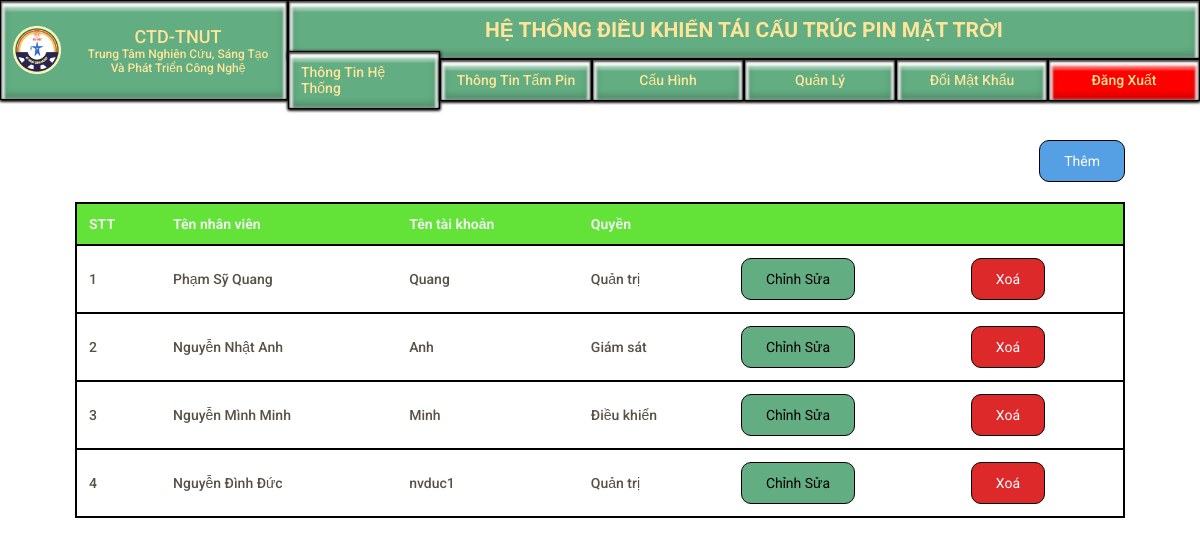
Page /manager_HTML/ (signed in) on the committed database.
### Show/models.py (models this page shows)
class Manager_Model(models.Model):
    Jurisdiction_choices = [
        ("Giám sát", "Giám sát"),
        ("Quản trị", "Quản trị"),
        ("Điều khiển", "Điều khiển")
    ]
    Name = models.CharField(max_length=255)
    userName = models.CharField(max_length=255)
    Password = models.CharField(max_length=255)
    Jurisdiction = models.CharField(choices=Jurisdiction_choices, max_length=20)

### Show/views.py (the view, shortened to what this page needs)
# urls.py: path('manager_HTML/', manager_HTML, name='manager_HTML'),
def manager_HTML(request):
    user_ = Manager_Model.objects.all()
    user = request.user  # Lấy giá trị user từ request
    filtered_data = Manager_Model.objects.all().filter(userName=user)
    return render(request, 'manager.html', {'user_list': user_, 'filter':filtered_data})

### templates/manager.html (shortened to what this page needs)
{% extends "base.html" %}
{% load static %}
{% block content %}
    <content class="content">
        <section class="add">
			<div class="inner">
				<button class="btn btn_add" data-bs-toggle="modal" data-bs-target="#add">
					Thêm
				</button>
			</div>
		</section>
        <section class="content__1">
            <div class="inner">
                <table class="user__table">
                    <tr class="user__th">
                        <th>STT</th>
                        <th>Tên nhân viên</th>
                        <th>Tên tài khoản</th>
                        <th>Quyền</th>
                        <th></th>
                        <th></th>
                    </tr>
                    {% for show in user_list %}
                        <tr>
                                <td>{{forloop.counter}}</td>
                                <td>{{show.Name}}</td>
                                <td>{{show.userName}}</td>
                                <td>{{show.Jurisdiction}}</td>
                                <td>
                                    <button class="btn btn_change" data-bs-toggle="modal" data-bs-target="#change__{{show.id}}">chỉnh sửa</button>
                                </td>
                                <td>
                                    <button class="btn btn_del" data-bs-toggle="modal" data-bs-target="#del__{{show.id}}">Xoá</button>
                                </td>
                        </tr>
                    {% endfor %}
                </table>
            </div>
        </section>
    </content>
{% endblock content %}

### templates/base.html (shortened to what this page needs)
{% load static %}
<!DOCTYPE html>
<html lang="en">
<head>
    <link rel="stylesheet" href="{% static "css/styte.css" %}">
    <link rel="stylesheet" href="{% static "css/boostrap.css" %}">
</head>
<body>
	{% if user.is_authenticated %}
		<header class="header dflex dflex__ct dflex__ct__ct">
			<div class="header__logo ">
				<a href="{% url 'index_HTML' %}" class="dflex dflex__ct dflex__ct__ct btn btn__nav__header" >
					<img class="logo__header" src="{% static "img/logo.png" %}" alt="">
					<span class="header__logo__title dflex dflex__ct dflex__column dflex__ct__ct">
						<span class="title__f18">
							CTD-TNUT
						</span>
						<span class="title__f12 text__ct">
							Trung tâm nghiên cứu, sáng tạo và phát triển công nghệ
						</span>
					</span>
				</a>
			</div>
			<div class="header__nav dflex dflex__ct dflex__ct__ct dflex__column">
				<div class="header__title dflex dflex__ct dflex__ct__ct dflex__column btn btn__nav__header">
					<h2 class="text__ct">HỆ THỐNG ĐIỀU KHIỂN TÁI CẤU TRÚC PIN MẶT TRỜI</h2>
				</div>
				<nav class="header__nav__list dflex__ct dflex__ct__ct">
					<div class="dflex dflex__ct dflex__ct__ct">
						<div class="header__nav__item">
							<a href="{% url 'index_HTML' %}" class="btn btn__nav__header btn__nav__item dflex dflex__ct__ct">
								Thông tin hệ thống
							</a>
						</div>
						<div class="header__nav__item">
							<a href="{% url 'solars_HTML' %}" class="btn btn__nav__header btn__nav__item dflex dflex__ct__ct">
								Thông tin tấm pin
							</a>
						</div>
						<div class="header__nav__item" id="config_1">
							<a href="{% url 'configuration_HTML' %}" class="btn btn__nav__header btn__nav__item dflex dflex__ct__ct">
								Cấu hình
							</a>
						</div>
						<div class="header__nav__item" id="manager_1">
							<a href="{% url 'manager_HTML' %}" class="btn btn__nav__header btn__nav__item dflex dflex__ct__ct">
								Quản lý
							</a>
						</div>
						<div class="header__nav__item">
							<a href="{% url 'changepass_HTML' %}" class="btn btn__nav__header btn__nav__item dflex dflex__ct__ct">
								Đổi mật khẩu
							</a>
						</div>
						<div class="header__nav__item">
							<a href="{% url 'Logout' %}" class="btn btn__nav__header btn__nav__item dflex dflex__ct__ct btn__nav__lo">
								Đăng xuất
							</a>
						</div>
					</div>
				</nav>
			</div>
		</header>
		{% block content %}{% endblock content %}
	{% else %}
		{% include "Not_Login.html" %}
	{% endif %}
</body>
</html>

### static/css/styte.css (style rules this page uses)
*, *:after, *:before { box-sizing: border-box; }
img, svg { display: block; max-width: 100%; }
p, h1, h2, h3, h4, h5, h6 { margin: 0; padding: 0; }
a { text-decoration: none; color: inherit; }
body { font-family: "Roboto", sans-serif; font-weight: 500; font-size: 14px; color: #585147; margin-top: 120px; }
.dflex { display: flex; }
.dflex__ct { align-items: center; }
.dflex__ct__ct { justify-content: center; }
.dflex__column { flex-direction: column; }
.logo__header { max-width: 48px; height: 48px; margin-right: 20px; }
.inner { position: relative; width: 1050px; max-width: 90%; margin: 0 auto; }
.title__f12 { font-size: 12px; }
.title__f18 { font-size: 18px; }
.btn__nav__header { background-color: #63AD82; padding: 12px !important; box-shadow: inset 0px 1px 2px 1px rgba(0, 0, 0, 0.7), inset 0px 3px 3px 3px #FFFFFF, inset 0px 6px 2px 4px rgba(255, 255, 255, 0.3), inset 0px -1px 6px 4px rgba(0, 0, 0, 0.2), 0px 1px 3px 0px #000000, 0px 1px 3px 0px #000000; }
.btn__nav__lo { background-color: red; }
.text__ct { text-align: center; }
.user__table { width: 100%; border-collapse: collapse; }
.user__table tr { border: 2px solid #000; }
.user__table td, .user__table th { padding: 12px; text-align: left; }
.user__th { color: #eee; background-color: #63e338; }
.btn { padding: 12px 24px; text-transform: capitalize; border: 1px solid #000; }
.btn_change { background-color: #63AD82; }
.btn_del { background-color: #dd2929; color: #fff; }
.add .inner { display: flex; justify-content: flex-end; }
.add .inner .btn_add { background-color: #559fe5; color: #fff; margin: 20px 0; }
.btn.btn_change, .btn.btn_del, .btn.btn_add { border-radius: 10px; }
@media screen and (min-width: 1024px) { .header__logo { display: block; } }
@media screen and (min-width: 1024px) { .header__nav__list { display: flex; } }
@media screen and (min-width: 1024px) { .header__title { height: 59%; } }
@media screen and (min-width: 1024px) { .header__nav { width: 76%; } }
.header { height: 100px; width: 100%; position: fixed; color: #FEE599; top: 0; left: 0; z-index: 999; }
.header__logo { height: 100%; width: 24%; }
.header__logo a { height: 100%; }
.header__nav { height: 100%; }
.header__nav__list { height: 41%; width: 100%; }
.header__nav__list div.dflex { width: 100%; }
.header__nav__item a { width: 100%; }
.header__nav__item:nth-child(1) { width: 100%; }
.header__nav__item:nth-child(2) { width: 100%; }
.header__nav__item:nth-child(3) { width: 100%; }
.header__nav__item:nth-child(4) { width: 100%; }
.header__nav__item:nth-child(5) { width: 100%; }
.header__nav__item:nth-child(6) { width: 100%; }
.header__title { width: 100%; padding: 0 70px; }
.content__1 { margin-bottom: 40px; }

### rows in the picture
Manager_Model: Name "Phạm Sỹ Quang", userName "Quang", Jurisdiction "Quản trị"
Manager_Model: Name "Nguyễn Nhật Anh", userName "Anh", Jurisdiction "Giám sát"
Manager_Model: Name "Nguyễn Mình Minh", userName "Minh", Jurisdiction "Điều khiển"
Manager_Model: Name "Nguyễn Đình Đức", userName "nvduc1", Jurisdiction "Quản trị"
